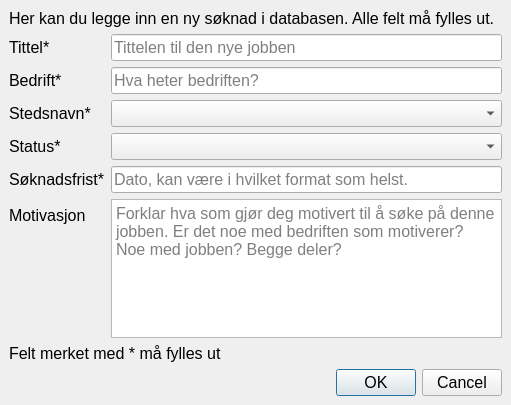
<?xml version="1.0" encoding="UTF-8"?>
<ui version="4.0">
 <class>NewJob</class>
 <widget class="QMainWindow" name="NewJob">
  <property name="geometry">
   <rect>
    <x>0</x>
    <y>0</y>
    <width>511</width>
    <height>405</height>
   </rect>
  </property>
  <property name="minimumSize">
   <size>
    <width>511</width>
    <height>285</height>
   </size>
  </property>
  <property name="font">
   <font>
    <family>Arial</family>
    <pointsize>12</pointsize>
   </font>
  </property>
  <property name="windowTitle">
   <string>Legg til en ny jobb</string>
  </property>
  <property name="windowIcon">
   <iconset>
    <normaloff>jobber.png</normaloff>jobber.png</iconset>
  </property>
  <widget class="QWidget" name="centralwidget">
   <layout class="QFormLayout" name="formLayout">
    <item row="0" column="0" colspan="2">
     <widget class="QLabel" name="labelInfo">
      <property name="text">
       <string>Her kan du legge inn en ny søknad i databasen. Alle felt må fylles ut.</string>
      </property>
      <property name="wordWrap">
       <bool>true</bool>
      </property>
     </widget>
    </item>
    <item row="1" column="0">
     <widget class="QLabel" name="labelTittel">
      <property name="text">
       <string>Tittel*</string>
      </property>
     </widget>
    </item>
    <item row="1" column="1">
     <widget class="QLineEdit" name="lineEditTittel">
      <property name="placeholderText">
       <string>Tittelen til den nye jobben</string>
      </property>
     </widget>
    </item>
    <item row="2" column="0">
     <widget class="QLabel" name="labelBedrift">
      <property name="text">
       <string>Bedrift*</string>
      </property>
     </widget>
    </item>
    <item row="2" column="1">
     <widget class="QLineEdit" name="lineEditBedrift">
      <property name="placeholderText">
       <string>Hva heter bedriften?</string>
      </property>
     </widget>
    </item>
    <item row="3" column="0">
     <widget class="QLabel" name="labelStedid">
      <property name="text">
       <string>Stedsnavn*</string>
      </property>
     </widget>
    </item>
    <item row="3" column="1">
     <widget class="QComboBox" name="comboBoxSted"/>
    </item>
    <item row="4" column="0">
     <widget class="QLabel" name="labelStatusID">
      <property name="text">
       <string>Status*</string>
      </property>
     </widget>
    </item>
    <item row="4" column="1">
     <widget class="QComboBox" name="comboBoxStatusID"/>
    </item>
    <item row="5" column="0">
     <widget class="QLabel" name="labelSoknadsfrist">
      <property name="text">
       <string>Søknadsfrist*</string>
      </property>
     </widget>
    </item>
    <item row="5" column="1">
     <widget class="QLineEdit" name="lineEditSoknadsfrist">
      <property name="placeholderText">
       <string>Dato, kan være i hvilket format som helst.</string>
      </property>
     </widget>
    </item>
    <item row="6" column="0">
     <widget class="QLabel" name="labelMotivation">
      <property name="text">
       <string>Motivasjon</string>
      </property>
     </widget>
    </item>
    <item row="6" column="1">
     <widget class="QTextEdit" name="textEditMotivation">
      <property name="placeholderText">
       <string>Forklar hva som gjør deg motivert til å søke på denne jobben. Er det noe med bedriften som motiverer? Noe med jobben? Begge deler?</string>
      </property>
     </widget>
    </item>
    <item row="7" column="0" colspan="2">
     <widget class="QLabel" name="labelAsterisk">
      <property name="text">
       <string>Felt merket med * må fylles ut</string>
      </property>
     </widget>
    </item>
    <item row="8" column="0" colspan="2">
     <widget class="QDialogButtonBox" name="buttonBox">
      <property name="standardButtons">
       <set>QDialogButtonBox::Cancel|QDialogButtonBox::Ok</set>
      </property>
     </widget>
    </item>
   </layout>
  </widget>
 </widget>
 <tabstops>
  <tabstop>lineEditTittel</tabstop>
  <tabstop>lineEditBedrift</tabstop>
  <tabstop>comboBoxSted</tabstop>
  <tabstop>comboBoxStatusID</tabstop>
  <tabstop>lineEditSoknadsfrist</tabstop>
  <tabstop>textEditMotivation</tabstop>
 </tabstops>
 <resources/>
 <connections/>
</ui>
